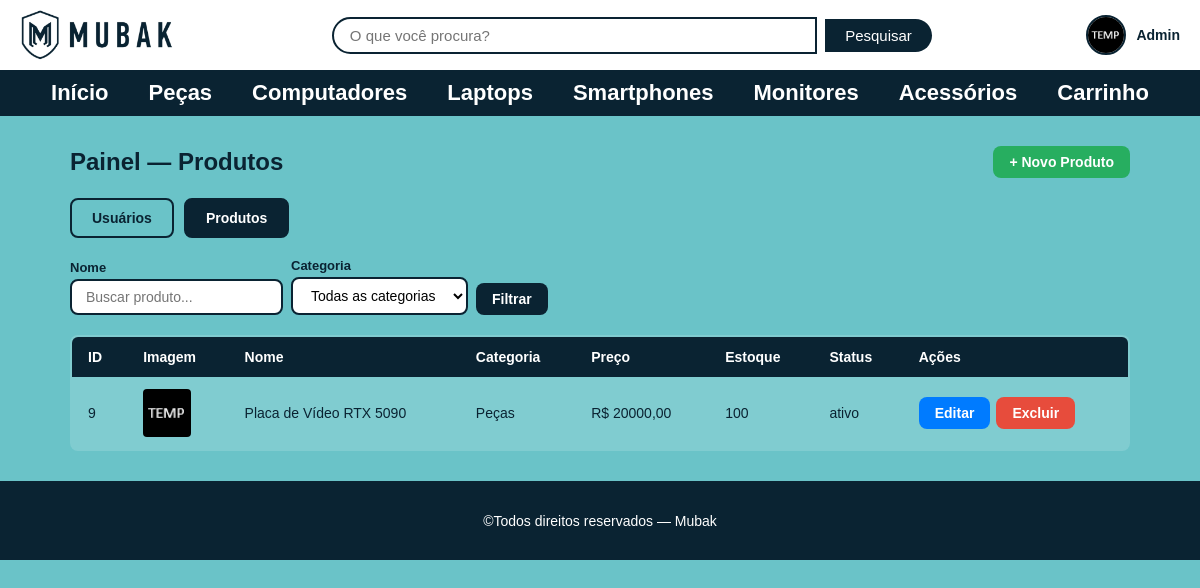
The page /admin/produtos (signed in) on the database as committed earlier.
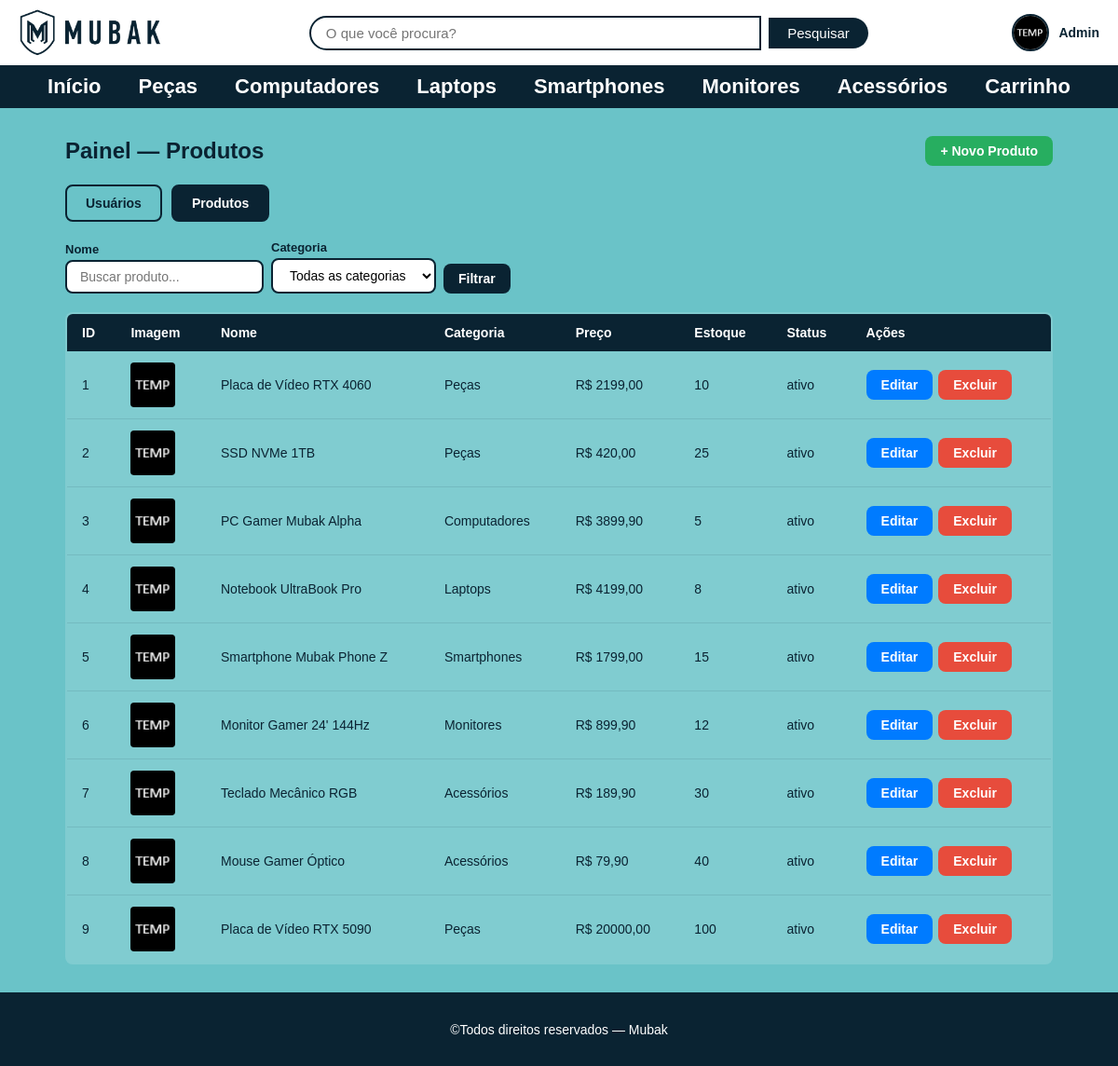
The same page on the database as committed later.
### tables this page shows
CREATE TABLE produto(
            id_produto INTEGER PRIMARY KEY AUTOINCREMENT NOT NULL,
            nome varchar(50) NOT NULL,
            descricao varchar(100) NOT NULL,
            especificacao_tecnica varchar(100) NOT NULL,
            preco float NOT NULL,
            estoque INT NOT NULL,
            status_prod varchar(50) NOT NULL,
            id_categoria INT,
            FOREIGN KEY(id_categoria) REFERENCES categoria(id_categoria)
        );

CREATE TABLE categoria(
            id_categoria INTEGER PRIMARY KEY AUTOINCREMENT NOT NULL,
            nome varchar(50) NOT NULL,
            descricao varchar(100) NOT NULL
        );

### routes/admin_routes.py (the view)
@bp.route('/admin/produtos')
@admin_required
def admin_produtos():
    busca     = request.args.get('q', '')
    categoria = request.args.get('categoria')
    produtos  = get_todos_produtos(categoria_nome=categoria, busca=busca)
    categorias = get_todas_categorias()
    return render_template(
        'pages/admin_produtos.html',
        produtos=produtos,
        categorias=categorias,
        busca=busca,
        categoria_ativa=categoria
    )

### database.py (called while the page is built)
def get_db_connection():
    conn = sqlite3.connect(DATABASE)
    conn.row_factory = sqlite3.Row
    return conn

### models/produto_model.py (called while the page is built)
def get_todas_categorias():
    conn = get_db_connection()
    cats = conn.execute('SELECT * FROM categoria').fetchall()
    conn.close()
    return cats

### models/usuario_model.py (called while the page is built)
def get_usuario_por_id(id_usuario):
    conn = get_db_connection()
    user = conn.execute(
        'SELECT * FROM usuario WHERE id_usuario=?', (id_usuario,)
    ).fetchone()
    conn.close()
    return user

### templates/pages/admin_produtos.html (shortened to what this page needs)
<!DOCTYPE html>
<html lang="pt-br">
<head>
    <link rel="stylesheet" href="{{ url_for('static', filename='css/reset.css') }}">
    <link rel="stylesheet" href="{{ url_for('static', filename='css/global.css') }}">
    <link rel="stylesheet" href="{{ url_for('static', filename='css/admin.css') }}">
    <link rel="stylesheet" href="{{ url_for('static', filename='css/responsive.css') }}">
</head>
<body>
    {% include 'partials/header.html' %}
    <main>
        <div class="admin_container">
            <div class="admin_topo">
                <h2>Painel — Produtos</h2>
                <a href="{{ url_for('admin.novo_produto') }}" class="btn_admin btn_novo">
                    + Novo Produto
                </a>
            </div>
            <div class="admin_tabs">
                <a href="{{ url_for('admin.painel') }}" class="tab_link">Usuários</a>
                <a href="{{ url_for('admin.admin_produtos') }}" class="tab_link ativo">Produtos</a>
            </div>
            <form class="admin_busca_form" method="GET"
                  action="{{ url_for('admin.admin_produtos') }}">
                <label class="admin_busca_label">
                    Nome
                    <input type="search" name="q" placeholder="Buscar produto..."
                           value="{{ busca }}">
                </label>
                <label class="admin_busca_label">
                    Categoria
                    <select name="categoria">
                        <option value="">Todas as categorias</option>
                    </select>
                </label>
                <button type="submit" class="btn_admin btn_pesquisar">Filtrar</button>
            </form>
            <table class="admin_tabela">
                <thead>
                    <tr>
                        <th>ID</th>
                        <th>Imagem</th>
                        <th>Nome</th>
                        <th>Categoria</th>
                        <th>Preço</th>
                        <th>Estoque</th>
                        <th>Status</th>
                        <th>Ações</th>
                    </tr>
                </thead>
                <tbody>
                    {% for prod in produtos %}
                    <tr>
                        <td>{{ prod.id_produto }}</td>
                        <td>
                            {% if prod.imagem %}
                            <img src="{{ url_for('static', filename='uploads/' + prod.imagem) }}"
                                 class="thumb_prod" alt="{{ prod.nome }}">
                            {% else %}
                            <img src="{{ url_for('static', filename='images/temp.png') }}"
                                 class="thumb_prod" alt="sem imagem">
                            {% endif %}
                        </td>
                        <td>{{ prod.nome }}</td>
                        <td>{{ prod.categoria_nome or '—' }}</td>
                        <td>R$ {{ "%.2f"|format(prod.preco)|replace(".", ",") }}</td>
                        <td>{{ prod.estoque }}</td>
                        <td>{{ prod.status_prod }}</td>
                        <td>
                            <div class="admin_tabela_acoes">
                                <a href="{{ url_for('admin.editar_produto', id_produto=prod.id_produto) }}"
                                   class="btn_admin btn_editar">Editar</a>
                                <a href="{{ url_for('admin.deletar_produto_view', id_produto=prod.id_produto) }}"
                                   class="btn_admin btn_excluir"
                                   onclick="return confirm('Excluir este produto?')">Excluir</a>
                            </div>
                        </td>
                    </tr>
                    {% else %}
                    <tr><td colspan="8">Nenhum produto encontrado.</td></tr>
                    {% endfor %}
                </tbody>
            </table>
        </div>
    </main>
    {% include 'partials/footer.html' %}
</body>
</html>

Rows that differ between the two databases and show on the page:
now on this page (row edited): produto: id_produto "1", nome "Placa de Vídeo RTX 4060", nome "Peças", preco "2199,00", estoque "10", status_prod "ativo"
now on this page (row edited): produto: id_produto "2", nome "SSD NVMe 1TB", nome "Peças", preco "420,00", estoque "25", status_prod "ativo"
now on this page (row edited): produto: id_produto "3", nome "PC Gamer Mubak Alpha", nome "Computadores", preco "3899,90", estoque "5", status_prod "ativo"
now on this page (row edited): produto: id_produto "4", nome "Notebook UltraBook Pro", nome "Laptops", preco "4199,00", estoque "8", status_prod "ativo"
now on this page (row edited): produto: id_produto "5", nome "Smartphone Mubak Phone Z", nome "Smartphones", preco "1799,00", estoque "15", status_prod "ativo"
now on this page (row edited): produto: id_produto "6", nome "Monitor Gamer 24' 144Hz", nome "Monitores", preco "899,90", estoque "12", status_prod "ativo"
now on this page (row edited): produto: id_produto "7", nome "Teclado Mecânico RGB", nome "Acessórios", preco "189,90", estoque "30", status_prod "ativo"
now on this page (row edited): produto: id_produto "8", nome "Mouse Gamer Óptico", nome "Acessórios", preco "79,90", estoque "40", status_prod "ativo"
